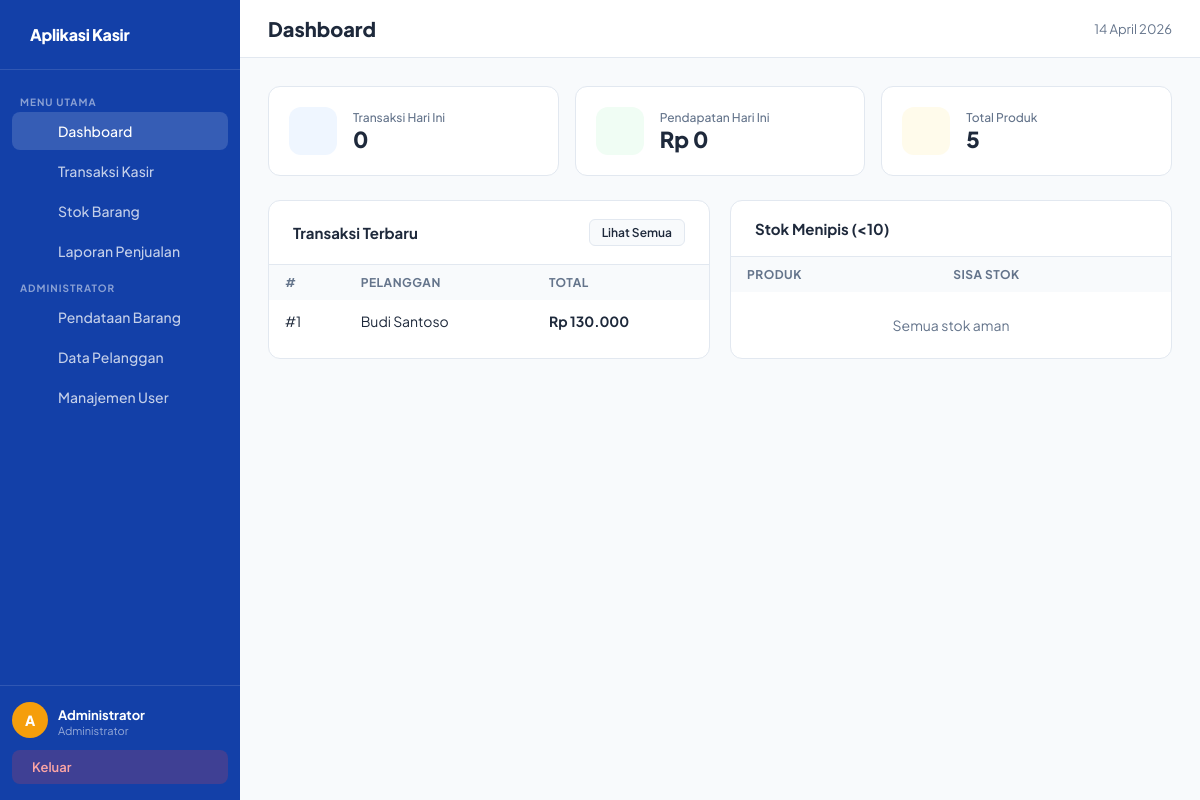
/pages/dashboard.php (signed in), run on the app's committed database.
### tables this page shows
CREATE TABLE `penjualan` (
  `PenjualanID` int NOT NULL,
  `TanggalPenjualan` date NOT NULL,
  `TotalHarga` decimal(10,2) NOT NULL DEFAULT '0.00',
  `PelangganID` int DEFAULT NULL,
  `UserID` int DEFAULT NULL
);

CREATE TABLE `pelanggan` (
  `PelangganID` int NOT NULL,
  `NamaPelanggan` varchar(255) NOT NULL,
  `Alamat` text,
  `NomorTelepon` varchar(15) DEFAULT NULL
);

### pages/dashboard.php (the view, shortened to what this page needs)
<?php
$db = Database::getInstance()->getConn();
$totalProduk    = $db->query("SELECT COUNT(*) FROM produk")->fetch_row()[0];
$totalPenjualan = $db->query("SELECT COUNT(*) FROM penjualan WHERE TanggalPenjualan = CURDATE()")->fetch_row()[0];
$totalPendapatan= $db->query("SELECT COALESCE(SUM(TotalHarga),0) FROM penjualan WHERE TanggalPenjualan = CURDATE()")->fetch_row()[0];
$stokMenipis    = $db->query("SELECT * FROM produk WHERE Stok < 10 ORDER BY Stok")->fetch_all(MYSQLI_ASSOC);
$transaksiTerbaru = $db->query(
    "SELECT p.*, pl.NamaPelanggan FROM penjualan p
     LEFT JOIN pelanggan pl ON p.PelangganID = pl.PelangganID
     ORDER BY p.PenjualanID DESC LIMIT 5"
)->fetch_all(MYSQLI_ASSOC);
include '../includes/header.php';
?>
<div class="topbar"><h1><i class="ph-bold ph-squares-four"></i> Dashboard</h1><span style="font-size:13px;color:var(--muted)"><?= date('d F Y') ?></span></div>
<div class="content">
  <div class="stat-grid">
    <div class="stat-card">
      <div class="stat-icon blue"><i class="ph-fill ph-receipt"></i></div>
      <div><div class="stat-label">Transaksi Hari Ini</div><div class="stat-value"><?= $totalPenjualan ?></div></div>
    </div>
    <div class="stat-card">
      <div class="stat-icon green"><i class="ph-fill ph-currency-circle-dollar"></i></div>
      <div><div class="stat-label">Pendapatan Hari Ini</div><div class="stat-value">Rp <?= number_format($totalPendapatan,0,',','.') ?></div></div>
    </div>
    <div class="stat-card">
      <div class="stat-icon amber"><i class="ph-fill ph-package"></i></div>
      <div><div class="stat-label">Total Produk</div><div class="stat-value"><?= $totalProduk ?></div></div>
    </div>
  </div>
  <div style="display:grid;grid-template-columns:1fr 1fr;gap:20px">
    <div class="card">
      <div class="card-header"><h2>Transaksi Terbaru</h2>
        <a href="laporan.php" class="btn btn-secondary btn-sm">Lihat Semua</a>
      </div>
      <table>
        <thead><tr><th>#</th><th>Pelanggan</th><th>Total</th></tr></thead>
        <tbody>
        <?php foreach ($transaksiTerbaru as $t): ?>
          <tr>
            <td>#<?= $t['PenjualanID'] ?></td>
            <td><?= htmlspecialchars($t['NamaPelanggan'] ?? 'Umum') ?></td>
            <td><strong>Rp <?= number_format($t['TotalHarga'],0,',','.') ?></strong></td>
          </tr>
        <?php endforeach; ?>
        </tbody>
      </table>
    </div>
    <div class="card">
      <div class="card-header"><h2><i class="ph-bold ph-warning"></i> Stok Menipis (&lt;10)</h2></div>
      <table>
        <thead><tr><th>Produk</th><th>Sisa Stok</th></tr></thead>
        <tbody>
        <?php if (empty($stokMenipis)): ?>
          <tr><td colspan="2" style="text-align:center;color:var(--muted);padding:24px">Semua stok aman <i class="ph-bold ph-check-circle" style="color:var(--success);"></i></td></tr>
        <?php endif; ?>
        </tbody>
      </table>
    </div>
  </div>
</div>
<?php include '../includes/footer.php'; ?>

### includes/header.php (style rules this page uses)
*, *::before, *::after { box-sizing: border-box; margin: 0; padding: 0; }
:root { --brand: #1a56db; --brand-dark: #1340a8; --brand-light: #eff6ff; --accent: #f59e0b; --bg: #f8fafc; --white: #fff; --text: #1e293b; --muted: #64748b; --border: #e2e8f0; --danger: #ef4444; --success: #10b981; --warning: #f59e0b; --sidebar-w: 240px; --radius: 12px; }
body { font-family: 'Plus Jakarta Sans', sans-serif; background: var(--bg); color: var(--text); display: flex; min-height: 100vh; }
.topbar { background: var(--white); border-bottom: 1px solid var(--border); padding: 16px 28px; display: flex; align-items: center; justify-content: space-between; }
.topbar h1 { font-size: 20px; font-weight: 800; }
.content { padding: 28px; flex: 1; }
.card { background: var(--white); border-radius: var(--radius); border: 1px solid var(--border); overflow: hidden; }
.card-header { padding: 18px 24px; border-bottom: 1px solid var(--border); display: flex; align-items: center; justify-content: space-between; }
.card-header h2 { font-size: 15px; font-weight: 700; }
.stat-grid { display: grid; grid-template-columns: repeat(auto-fit, minmax(180px, 1fr)); gap: 16px; margin-bottom: 24px; }
.stat-card { background: var(--white); border-radius: var(--radius); padding: 20px; border: 1px solid var(--border); display: flex; align-items: center; gap: 16px; }
.stat-icon { width: 48px; height: 48px; border-radius: 12px; display: flex; align-items: center; justify-content: center; font-size: 22px; flex-shrink:0; }
.stat-icon.blue { background: #eff6ff; }
.stat-icon.green { background: #f0fdf4; }
.stat-icon.amber { background: #fffbeb; }
.stat-label { font-size: 12px; color: var(--muted); font-weight: 500; }
.stat-value { font-size: 22px; font-weight: 800; }
table { width: 100%; border-collapse: collapse; font-size: 14px; }
th { background: var(--bg); padding: 10px 16px; text-align: left; font-size: 12px; font-weight: 700; color: var(--muted); text-transform: uppercase; letter-spacing: .5px; }
td { padding: 12px 16px; border-bottom: 1px solid var(--border); vertical-align: middle; }
tr:last-child td { border-bottom: none; }
.btn { display: inline-flex; align-items: center; gap: 6px; padding: 9px 18px; border-radius: 8px; font-family: inherit; font-size: 13px; font-weight: 600; cursor: pointer; border: none; text-decoration: none; transition: all .15s; }
.btn-secondary { background: var(--bg); color: var(--text); border: 1px solid var(--border); }
.btn-sm { padding: 5px 12px; font-size: 12px; border-radius: 6px; }

### data on the page
penjualan: PenjualanID "1", PelangganID.NamaPelanggan "Budi Santoso", TotalHarga "130.000"

### other printed values
substr($nama,0,1) "A"
$nama "Administrator"
$role "Administrator"
$totalPenjualan "0"
$totalPendapatan "0"
$totalProduk "5"
